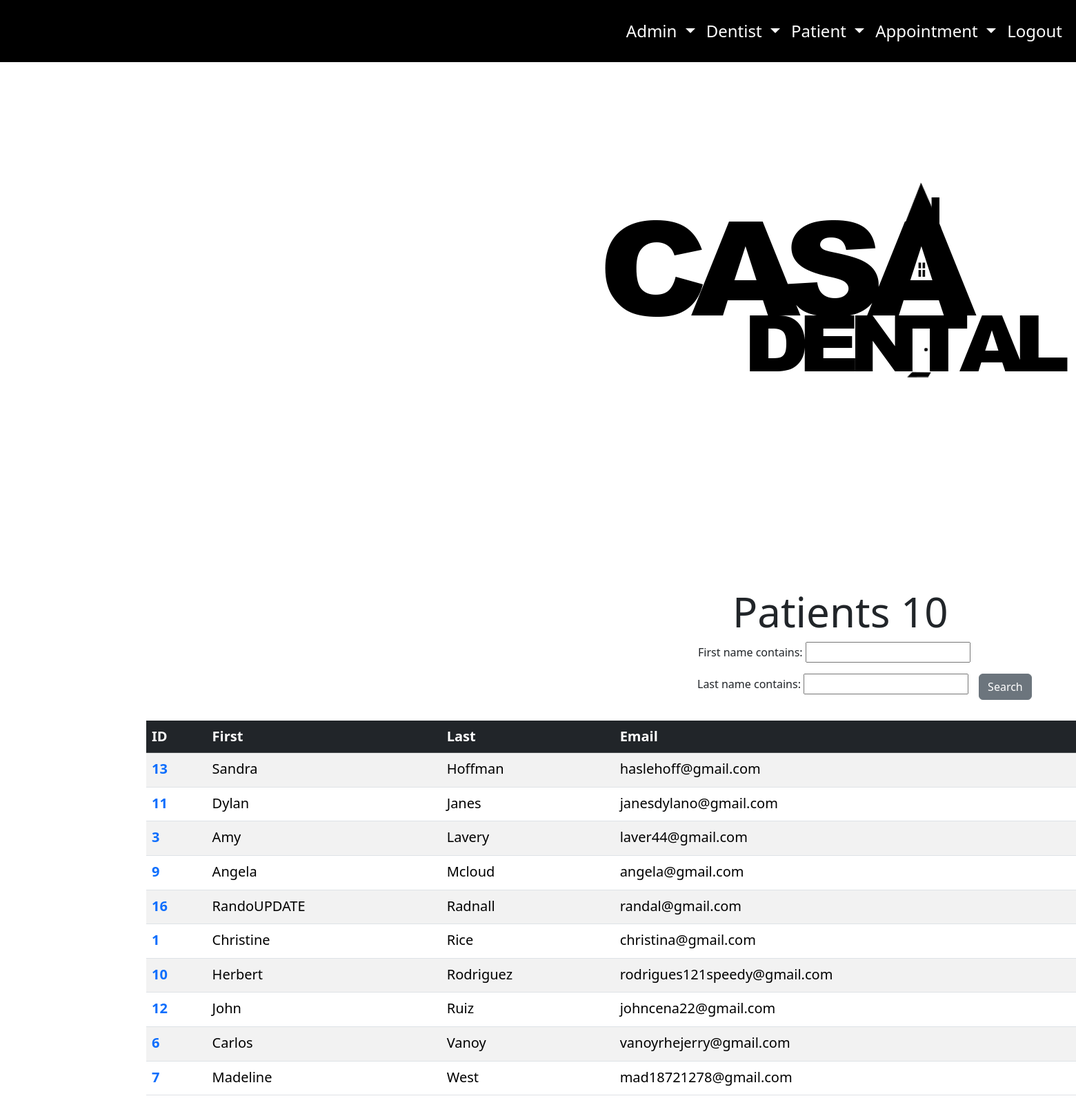
/view-patient-list/ (signed in), run on the app's committed database.
### staff/models.py (models this page shows, shortened)
class Patient(models.Model):
    first_name = models.CharField(max_length=100, null=True, blank=False)
    last_name = models.CharField(max_length=100, null=True, blank=False)
    email = models.CharField(max_length=150, null=True, blank=False)
    race = models.CharField(choices=RACE_OPTIONS, null=True, blank=False, max_length=50)
    gender = models.CharField(choices=GENDER, null=True, blank=False, max_length=10)
    phone_number = models.CharField(max_length=100, null=True, blank=False, help_text='eg 240-281-2912')
    age = models.IntegerField(null=True, blank=False)
    adress = models.CharField(max_length=200, null=True, blank=False)

### staff/views.py (the view)
# urls.py: path('view-patient-list/', views.ViewPatient.as_view(), name='patient-list-page'),
class ViewPatient(LoginRequiredMixin, ListView):
    model = Patient
    template_name = 'staff/patient-list.html'
    context_object_name = 'patients'
    ordering=['last_name']
    def get_queryset(self):
        queryset = super().get_queryset()
        filter = PatientFilter(self.request.GET, queryset=queryset)
        return filter.qs
    def get_context_data(self, **kwargs):
        context = super().get_context_data(**kwargs)
        context['filter'] = PatientFilter(self.request.GET, queryset=self.get_queryset())
        return context

### staff/templates/staff/patient-list.html (shortened to what this page needs)
{% extends 'staff/index.html' %}
{% load static %}
{% block content %}
<div class="container" style="margin-bottom: 300px; margin-top: 0px; width:1400px;margin-left: 200px;">
    <img style="margin-left: 600px; margin-bottom: 0px;" src="{% static 'staff/images/casa1.png' %}" alt="Description of the home page image">
    <form class="form-inline mt-4" method="GET" style="font-size: 16px; margin-left: 800px;">
        <h1 style="margin-left: 50px; margin-top: 50px; font-size: 60px;">Patients {{ patients.count }}</h1>
        <div class="input-group">
            {{ filter.form.as_p }}
            <button class="btn btn-secondary rounded" type="submit" style="margin-left:15px;margin-bottom: 30px;">
                Search
            </button>
        </div>
    </form>
    <table class="table table-striped table-hover " style="font-size: 20px; cursor: pointer; width: 160%;">
        <thead class="table-dark">
            <tr>
                <th scope="col">ID</th>
                <th scope="col">First</th>
                <th scope="col">Last</th>
                <th scope="col">Email</th>
            </tr>
        </thead>
        <tbody>
            {% for patient in patients %}
                <tr>
                    <th scope="row"><a class="ls-link" style="text-decoration: none;" href="#">{{ patient.id }}</a></th>
                    <td><a style="text-decoration: none; color: inherit;"  class="ls-link" href="{% url 'patient-detail-page' patient.id %}">{{ patient.first_name }}</a></td>
                    <td><a style="text-decoration: none; color: inherit;" class="ls-link" href="{% url 'patient-detail-page' patient.id %}">{{ patient.last_name }}</a></td>
                    <td>{{ patient.email }}</td>
                </tr>
            {% endfor %}
        </tbody>
    </table>
</div>
{% endblock content %}

### staff/templates/staff/index.html (shortened to what this page needs)
{% load static  %}
{% load widget_tweaks %}
<!doctype html>
    <html lang="en">
        <head>
            <link rel="stylesheet" text="type/css" href="{% static 'staff/main.css' %}">
            <link href="https://cdn.jsdelivr.net/npm/bootstrap@5.3.2/dist/css/bootstrap.min.css" rel="stylesheet">
            <link rel="stylesheet" href="https://cdnjs.cloudflare.com/ajax/libs/font-awesome/5.15.2/css/all.min.css">
        </head>
        <body style="margin-bottom: 2000px;" >
                {% if user.is_authenticated %}
                    <nav class="navbar navbar-expand-lg navbar-dark fixed-top">
                        <div class="container-fluid">
                            <div class="collapse navbar-collapse" id="navbarNav">
                                <ul class="navbar-nav ms-auto">
                                    <li class="nav-item dropdown">
                                        <a class="nav-link dropdown-toggle" href="#" id="adminDropdown" role="button"
                                            data-bs-toggle="dropdown" aria-expanded="false">
                                            Admin
                                        </a>
                                    </li>
                                    <li class="nav-item dropdown">
                                        <a class="nav-link dropdown-toggle" href="#" id="dentistDropdown" role="button"
                                            data-bs-toggle="dropdown" aria-expanded="false">
                                            Dentist
                                        </a>
                                    </li>
                                    <li class="nav-item dropdown">
                                        <a class="nav-link dropdown-toggle" href="#" id="patientDropdown" role="button"
                                            data-bs-toggle="dropdown" aria-expanded="false">
                                            Patient
                                        </a>
                                    </li>
                                    <li class="nav-item dropdown">
                                        <a class="nav-link dropdown-toggle" href="#" id="appointmentDropdown" role="button"
                                            data-bs-toggle="dropdown" aria-expanded="false">
                                            Appointment
                                        </a>
                                    </li>
                                    <li class="nav-item">
                                        <a class="nav-link" href="{% url 'logout-page' %}">Logout</a>
                                    </li>
                                </ul>
                            </div>
                        </div>
                    </nav>
                {% endif %}
                {% block content %}{% endblock content %}
        </body>
    </html>

### staff/static/staff/main.css (style rules this page uses)
body { margin: 0; padding: 0; overflow-x: hidden; margin-bottom: 3000px; background-color: red; }
.navbar { color: #000; background-color: #000; padding-top: 40px; height: 90px; padding-bottom: 20px; font-size: 24px; font-family: system-ui, -apple-system, BlinkMacSystemFont, 'Segoe UI', Roboto, Oxygen, Ubuntu, Cantarell, 'Open Sans', 'Helvetica Neue', sans-serif; }
.navbar-dark .navbar-nav .nav-link { color: #fff; }
h1 { font-size: 100px; }
.navbar-nav .nav-item.dropdown { border-radius: 50px !important; }
body { margin: 0; }

### data on the page
Patient: id "13", first_name "Sandra", last_name "Hoffman", email "haslehoff@gmail.com"
Patient: id "11", first_name "Dylan", last_name "Janes", email "janesdylano@gmail.com"
Patient: id "3", first_name "Amy", last_name "Lavery", email "laver44@gmail.com"
Patient: id "9", first_name "Angela", last_name "Mcloud", email "angela@gmail.com"
Patient: id "16", first_name "RandoUPDATE", last_name "Radnall", email "randal@gmail.com"
Patient: id "1", first_name "Christine", last_name "Rice", email "christina@gmail.com"
Patient: id "10", first_name "Herbert", last_name "Rodriguez", email "rodrigues121speedy@gmail.com"
Patient: id "12", first_name "John", last_name "Ruiz", email "johncena22@gmail.com"
Patient: id "6", first_name "Carlos", last_name "Vanoy", email "vanoyrhejerry@gmail.com"
Patient: id "7", first_name "Madeline", last_name "West", email "mad18721278@gmail.com"

### other printed values
{{ patients.count }} "10"
